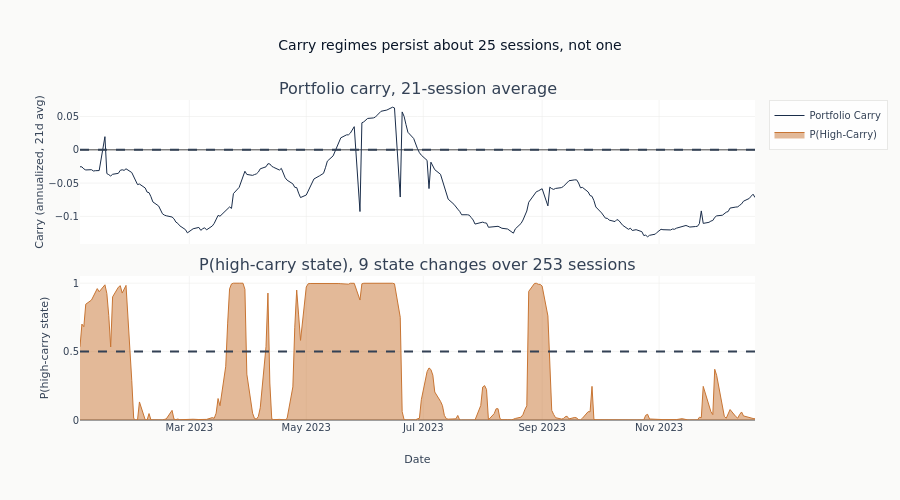

Notebook source saved alongside this figure:
### Markdown cell above
## 9. Visualization

### Code cell
import plotly.graph_objects as go
from plotly.subplots import make_subplots

# Portfolio carry with HMM regime, over the most recent fold's VALIDATION window.
# Folds are time-descending, so fold 0 is the latest. The window matters: an
# earlier version drew the fold's whole train+validation span, about 2,300 daily
# points across 700 pixels, which rendered runs of ~18 days as a picket fence and
# told the reader the regime flips daily. It does not - state changes occur on
# 5.0-5.9% of days across the five folds, a mean run of 17-20 days. Drawing the
# validation window alone gives each run enough pixels to be seen.
if len(hmm_pl) > 0:
    viz_fold = hmm_pl["fold"].min()
    viz_split = next(sp for sp in splits if sp["fold"] == viz_fold)
    hmm_viz = (
        hmm_pl.filter(pl.col("fold") == viz_fold)
        .filter(
            (pl.col("timestamp") >= _as_date(viz_split["val_start"]))
            & (pl.col("timestamp") <= _as_date(viz_split["val_end"]))
        )
        .sort("timestamp")
    )
    _states = (hmm_viz["hmm_carry_regime_prob"] > 0.5).cast(int).to_numpy()
    _changes = int((np.diff(_states) != 0).sum()) if len(_states) > 1 else 0
    _mean_run = len(_states) / max(_changes + 1, 1)
    port_viz = portfolio_carry.join(
        hmm_viz.select(["timestamp", "hmm_carry_regime_prob"]), on="timestamp", how="inner"
    ).sort("timestamp")

    fig = make_subplots(
        rows=2,
        cols=1,
        shared_xaxes=True,
        subplot_titles=[
            "Portfolio carry, 21-session average",
            f"P(high-carry state), {_changes} state changes over {len(_states)} sessions",
        ],
        vertical_spacing=0.1,
    )

    fig.add_trace(
        go.Scatter(
            x=port_viz["timestamp"].to_list(),
            y=port_viz["portfolio_carry_21d"].to_list(),
            name="Portfolio Carry",
            line=dict(width=1, color=COLORS["slate"]),
        ),
        row=1,
        col=1,
    )
    fig.add_hline(y=0, line_dash="dash", line_color=COLORS["neutral"], row=1, col=1)

    fig.add_trace(
        go.Scatter(
            x=port_viz["timestamp"].to_list(),
            y=port_viz["hmm_carry_regime_prob"].to_list(),
            name="P(High-Carry)",
            line=dict(width=1, color=COLORS["copper"]),
            fill="tozeroy",
        ),
        row=2,
        col=1,
    )
    fig.add_hline(y=0.5, line_dash="dash", line_color=COLORS["neutral"], row=2, col=1)

    fig.update_layout(
        height=500,
        title_text=(f"Carry regimes persist about {_mean_run:.0f} sessions, not one"),
    )
    fig.update_yaxes(title_text="Carry (annualized, 21d avg)", row=1, col=1)
    fig.update_yaxes(title_text="P(high-carry state)", row=2, col=1)
    fig.update_xaxes(title_text="Date", row=2, col=1)
    fig.show()

### Figure 1 — Plotly figure (JSON) as saved in the notebook; plotly's stock layout.template omitted (floating-point values rounded to 4 significant figures; data arrays with more than 128 entries replaced by an {"elided": "..."} marker saying what was removed)
{"data": [{"line": {"color": "#1a2d4a", "width": 1}, "name": "Portfolio Carry", "type": "scatter", "x": {"elided": "253 str values"}, "xaxis": "x", "y": {"elided": "253 float values"}, "yaxis": "y"}, {"fill": "tozeroy", "line": {"color": "#C87533", "width": 1}, "name": "P(High-Carry)", "type": "scatter", "x": {"elided": "253 str values"}, "xaxis": "x2", "y": {"elided": "253 float values"}, "yaxis": "y2"}], "layout": {"annotations": [{"font": {"size": 16}, "showarrow": false, "text": "Portfolio carry, 21-session average", "x": 0.5, "xanchor": "center", "xref": "paper", "y": 1.0, "yanchor": "bottom", "yref": "paper"}, {"font": {"size": 16}, "showarrow": false, "text": "P(high-carry state), 9 state changes over 253 sessions", "x": 0.5, "xanchor": "center", "xref": "paper", "y": 0.45, "yanchor": "bottom", "yref": "paper"}], "height": 500, "shapes": [{"line": {"color": "#334155", "dash": "dash"}, "type": "line", "x0": 0, "x1": 1, "xref": "x domain", "y0": 0, "y1": 0, "yref": "y"}, {"line": {"color": "#334155", "dash": "dash"}, "type": "line", "x0": 0, "x1": 1, "xref": "x2 domain", "y0": 0.5, "y1": 0.5, "yref": "y2"}], "title": {"text": "Carry regimes persist about 25 sessions, not one"}, "xaxis": {"anchor": "y", "domain": [0.0, 1.0], "matches": "x2", "showticklabels": false}, "xaxis2": {"anchor": "y2", "domain": [0.0, 1.0], "title": {"text": "Date"}}, "yaxis": {"anchor": "x", "domain": [0.55, 1.0], "title": {"text": "Carry (annualized, 21d avg)"}}, "yaxis2": {"anchor": "x2", "domain": [0.0, 0.45], "title": {"text": "P(high-carry state)"}}}}
